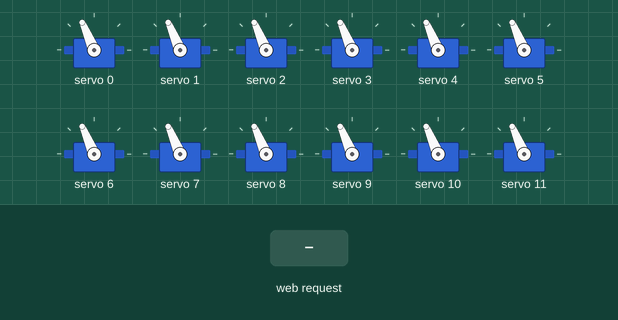
Recording of a program running on a simulated ESP32. On the bench: 12 × servo. Inputs (shaded band) come from the test bench. WiFi joins after 1.5 s; servers stay silent unless stated; what the program prints to the serial monitor is not drawn.

Above: at 3.2 s.
3.3 s: HTTP request GET /setServo?servo=1&angle=1&speed=1 received
At 3.77 s:
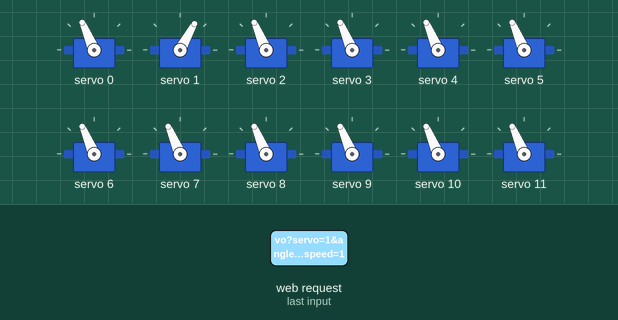
At 5.0 s:
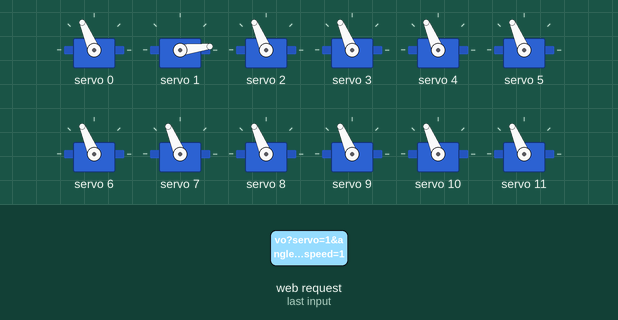
5.7 s: HTTP request GET /setServo?servo=120&angle=120&speed=120 received
At 7.7 s:
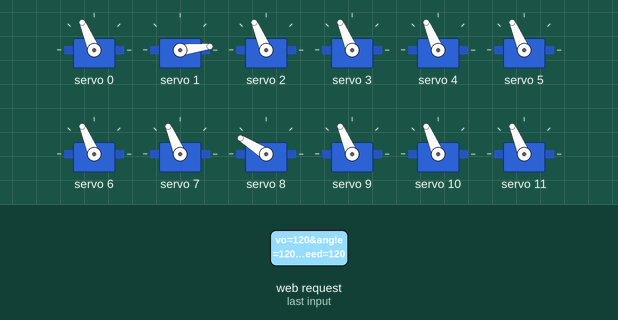
Timing chart, 0 to 9.2 s (numbered marks = the images above; inputs shaded):
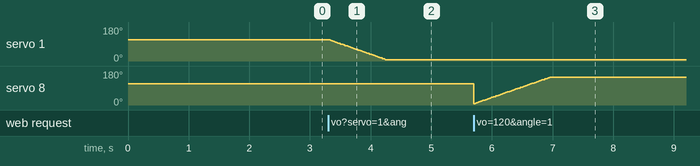

The program:

main.cpp
```cpp
#include <Arduino.h>
#include <Wire.h>
#include <ServoManager.h>
#include <WebServerManager.h>

ServoManager servoManager;
WebServerManager webServerManager(servoManager);

void setup() {
    Wire.begin();
    Serial.begin(115200);
    while (!Serial);

    servoManager.initialize();

    WiFi.begin("Cabeza", "seguridad");
    while (WiFi.status() != WL_CONNECTED) {
        delay(1000);
        Serial.println("Conectando a WiFi...");
    }
    Serial.println("Conectado a WiFi");
    Serial.println(WiFi.localIP());

    webServerManager.begin();
}

void loop() {
    webServerManager.handleClient();
}
```

ServoManager.h
```cpp
#ifndef SERVOMANAGER_H
#define SERVOMANAGER_H

#include <Adafruit_PWMServoDriver.h>

class ServoManager {
private:
    Adafruit_PWMServoDriver board;
    int servoPositions[16];
    int transitionSpeed;

    int angleToPulse(int angle);

public:
    ServoManager();
    void initialize();
    void setTransitionSpeed(int speed);
    void moveServoSmooth(int servo, int targetAngle);
    int getServoPosition(int servo);
};

#endif
```

WebServerManager.h
```cpp
#ifndef WEBSERVERMANAGER_H
#define WEBSERVERMANAGER_H

#include <WebServer.h>
#include "ServoManager.h"

class WebServerManager {
private:
    WebServer server;
    ServoManager& servoManager;

    void handleRoot();
    void handleSetServo();
    void handleSetSpeed();

public:
    WebServerManager(ServoManager& manager);
    void begin();
    void handleClient();
};

#endif
```

ServoManager.cpp
```cpp
#include "ServoManager.h"
#include <Arduino.h>

#define SERVOMIN 125
#define SERVOMAX 575

ServoManager::ServoManager() : board(Adafruit_PWMServoDriver()), transitionSpeed(10) {
    for (int i = 0; i < 16; i++) {
        servoPositions[i] = 90; // Posición inicial
    }
}

int ServoManager::angleToPulse(int angle) {
    return map(angle, 0, 180, SERVOMIN, SERVOMAX);
}

void ServoManager::initialize() {
    if (board.begin()) {
        board.setPWMFreq(50);
        for (int i = 0; i < 16; i++) {
            board.setPWM(i, 0, angleToPulse(90));
        }
    }
}

void ServoManager::setTransitionSpeed(int speed) {
    transitionSpeed = constrain(speed, 1, 100);
}

void ServoManager::moveServoSmooth(int servo, int targetAngle) {
    targetAngle = constrain(targetAngle, 0, 180);
    int currentAngle = servoPositions[servo];

    if (currentAngle < targetAngle) {
        for (int angle = currentAngle; angle <= targetAngle; angle++) {
            board.setPWM(servo, 0, angleToPulse(angle)); // Asegurarse de usar el índice correcto
            delay(transitionSpeed);
        }
    } else {
        for (int angle = currentAngle; angle >= targetAngle; angle--) {
            board.setPWM(servo, 0, angleToPulse(angle)); // Asegurarse de usar el índice correcto
            delay(transitionSpeed);
        }
    }

    servoPositions[servo] = targetAngle; // Actualizar la posición del servo correcto
}

int ServoManager::getServoPosition(int servo) {
    return servoPositions[servo];
}
```

WebServerManager.cpp
```cpp
#include "WebServerManager.h"
#include <Arduino.h>

WebServerManager::WebServerManager(ServoManager& manager) : server(80), servoManager(manager) {}

void WebServerManager::handleRoot() {
    String html = R"rawliteral(
        <!DOCTYPE html>
        <html>
        <head>
            <title>Control de Servos</title>
            <script>
                function updateServo(servo, angle) {
                    var xhr = new XMLHttpRequest();
                    xhr.open("GET", `/setServo?servo=${servo}&angle=${angle}`, true);
                    xhr.send();
                }

                function updateSpeed(speed) {
                    var xhr = new XMLHttpRequest();
                    xhr.open("GET", `/setSpeed?speed=${speed}`, true);
                    xhr.send();
                }
            </script>
        </head>
        <body>
            <h1>Control de Servos</h1>
            <div>
                <h3>Control de Servos con Sliders</h3>
                %SLIDERS%
            </div>
            <div>
                <h3>Velocidad de Transición</h3>
                <label for="speed">Velocidad (ms por paso):</label>
                <input type="number" id="speed" min="1" max="100" value="10" oninput="updateSpeed(this.value)">
            </div>
        </body>
        </html>
    )rawliteral";

    String sliders = "";
    for (int i = 0; i < 16; i++) {
        sliders += "<label for='servo" + String(i) + "'>Servo " + String(i) + ":</label>";
        sliders += "<input type='range' id='servo" + String(i) + "' min='0' max='180' value='90' ";
        sliders += "style='width: 300px;' ";
        sliders += "oninput='updateServo(" + String(i) + ", this.value)'><br><br>";
    }

    html.replace("%SLIDERS%", sliders);
    server.send(200, "text/html", html);
}

void WebServerManager::handleSetServo() {
    if (server.hasArg("servo") && server.hasArg("angle")) {
        int servo = server.arg("servo").toInt();
        int angle = server.arg("angle").toInt();
        servoManager.moveServoSmooth(servo, angle);
        server.send(200, "text/plain", "Servo actualizado");
    } else {
        server.send(400, "text/plain", "Faltan parámetros");
    }
}

void WebServerManager::handleSetSpeed() {
    if (server.hasArg("speed")) {
        int speed = server.arg("speed").toInt();
        servoManager.setTransitionSpeed(speed);
        server.send(200, "text/plain", "Velocidad actualizada");
    } else {
        server.send(400, "text/plain", "Falta el parámetro de velocidad");
    }
}

void WebServerManager::begin() {
    server.on("/", [this]() { handleRoot(); });
    server.on("/setServo", [this]() { handleSetServo(); });
    server.on("/setSpeed", [this]() { handleSetSpeed(); });
    server.begin();
}

void WebServerManager::handleClient() {
    server.handleClient();
}
```

Measured:
- after the input at 3.3 s, servo 1: moves from 113° to 7° over 0.93 s, starting at once
